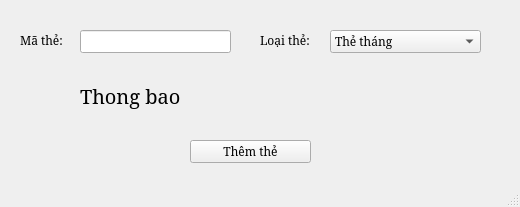
<?xml version="1.0" encoding="UTF-8"?>
<ui version="4.0">
 <class>MainWindow</class>
 <widget class="QMainWindow" name="MainWindow">
  <property name="geometry">
   <rect>
    <x>0</x>
    <y>0</y>
    <width>520</width>
    <height>207</height>
   </rect>
  </property>
  <property name="windowTitle">
   <string>MainWindow</string>
  </property>
  <widget class="QWidget" name="centralwidget">
   <widget class="QLabel" name="label">
    <property name="geometry">
     <rect>
      <x>20</x>
      <y>30</y>
      <width>51</width>
      <height>21</height>
     </rect>
    </property>
    <property name="font">
     <font>
      <family>Serif</family>
     </font>
    </property>
    <property name="text">
     <string>Mã thẻ:</string>
    </property>
   </widget>
   <widget class="QLineEdit" name="lnCard">
    <property name="geometry">
     <rect>
      <x>80</x>
      <y>30</y>
      <width>151</width>
      <height>23</height>
     </rect>
    </property>
    <property name="font">
     <font>
      <family>Serif</family>
     </font>
    </property>
   </widget>
   <widget class="QLabel" name="label_3">
    <property name="geometry">
     <rect>
      <x>260</x>
      <y>30</y>
      <width>71</width>
      <height>21</height>
     </rect>
    </property>
    <property name="font">
     <font>
      <family>Serif</family>
     </font>
    </property>
    <property name="text">
     <string>Loại thẻ:</string>
    </property>
   </widget>
   <widget class="QComboBox" name="cbbType">
    <property name="geometry">
     <rect>
      <x>330</x>
      <y>30</y>
      <width>151</width>
      <height>23</height>
     </rect>
    </property>
    <property name="font">
     <font>
      <family>Serif</family>
     </font>
    </property>
    <item>
     <property name="text">
      <string>Thẻ tháng</string>
     </property>
    </item>
    <item>
     <property name="text">
      <string>Thẻ lượt</string>
     </property>
    </item>
   </widget>
   <widget class="QPushButton" name="btnOK">
    <property name="geometry">
     <rect>
      <x>190</x>
      <y>140</y>
      <width>121</width>
      <height>23</height>
     </rect>
    </property>
    <property name="font">
     <font>
      <family>Serif</family>
     </font>
    </property>
    <property name="text">
     <string>Thêm thẻ</string>
    </property>
   </widget>
   <widget class="QLabel" name="lblMessage">
    <property name="geometry">
     <rect>
      <x>80</x>
      <y>80</y>
      <width>401</width>
      <height>31</height>
     </rect>
    </property>
    <property name="font">
     <font>
      <family>Serif</family>
      <pointsize>15</pointsize>
     </font>
    </property>
    <property name="text">
     <string>Thong bao</string>
    </property>
   </widget>
  </widget>
  <widget class="QMenuBar" name="menubar">
   <property name="geometry">
    <rect>
     <x>0</x>
     <y>0</y>
     <width>520</width>
     <height>21</height>
    </rect>
   </property>
  </widget>
  <widget class="QStatusBar" name="statusbar"/>
 </widget>
 <resources/>
 <connections/>
</ui>
